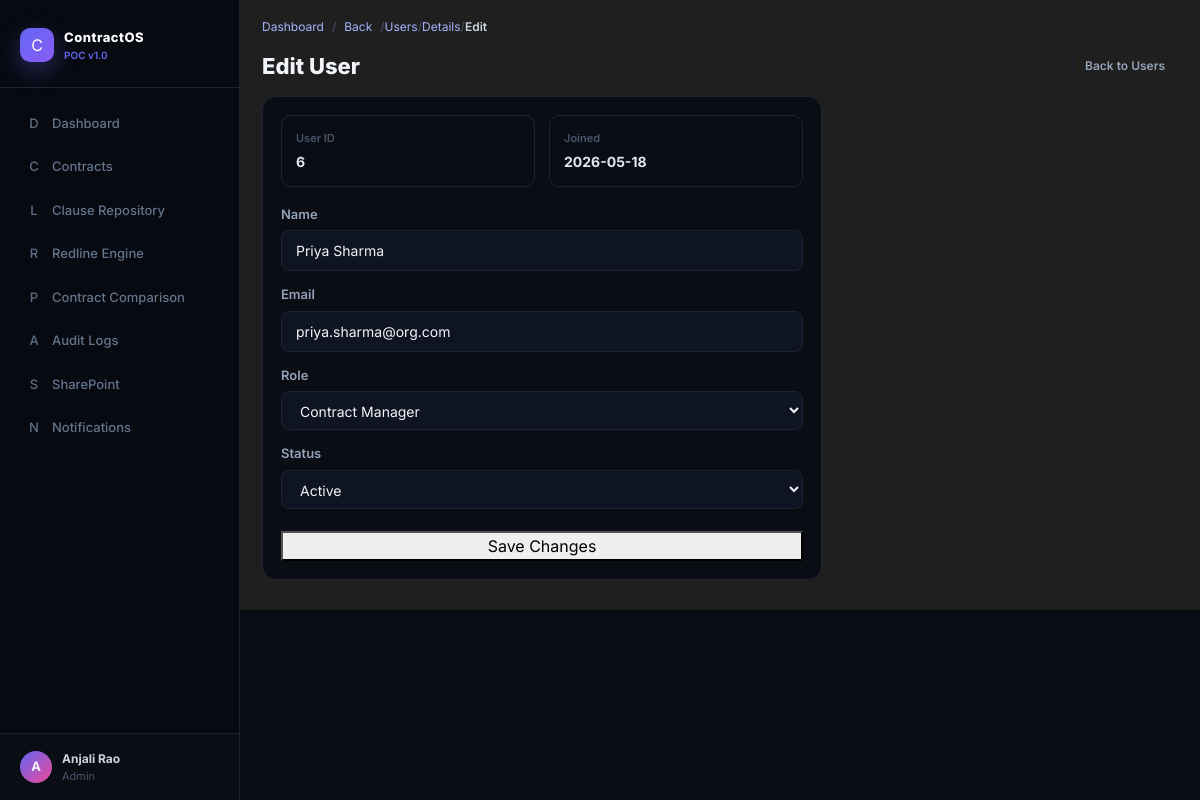
The app's page /users/6/edit/ (signed in) with its own data.
### users/models.py (models this page shows, shortened)
class User(AbstractUser):
    ROLE_CHOICES = [
        ('Admin', 'Admin'),
        ('Contract Manager', 'Contract Manager'),
        ('Legal Reviewer', 'Legal Reviewer'),
        ('Viewer', 'Viewer'),
    ]
    STATUS_CHOICES = [
        ('Active', 'Active'),
        ('Inactive', 'Inactive'),
    ]
    name = models.CharField(max_length=255)
    email = models.EmailField(unique=True)
    role = models.CharField(max_length=32, choices=ROLE_CHOICES, default='Viewer')
    status = models.CharField(max_length=8, choices=STATUS_CHOICES, default='Active')
    USERNAME_FIELD = 'email'
    REQUIRED_FIELDS = ['username', 'name']

### users/views.py (the view)
# urls.py: path('users/<int:pk>/edit/', user_edit, name='user_edit'),
@login_required
def user_edit(request, pk):
    if not _has_user_admin_access(request.user):
        return HttpResponseForbidden('Only Admin users can manage users.')
    user_obj = get_object_or_404(User, pk=pk)
    if request.method == 'POST':
        form = UserEditForm(request.POST, instance=user_obj)
        if form.is_valid():
            form.save()
            AuditLog.objects.create(
                user=request.user,
                action='User Updated',
                target=user_obj.email,
                ip=request.META.get('REMOTE_ADDR', ''),
            )
            messages.success(request, f'User "{user_obj.name}" updated.')
            return redirect('user_list_web')
    else:
        form = UserEditForm(instance=user_obj)
    return render(request, 'users/user_edit.html', {
        'form': form,
        'user_obj': user_obj,
        'active_nav': 'users',
    })

### users/forms.py (shortened to what this page needs)
class UserEditForm(forms.ModelForm):
    class Meta:
        model = User
        fields = ['name', 'email', 'role', 'status']
        widgets = {
            'name': forms.TextInput(attrs={'style': FIELD_STYLE}),
            'email': forms.EmailInput(attrs={'style': FIELD_STYLE}),
            'role': forms.Select(attrs={'style': FIELD_STYLE}),
            'status': forms.Select(attrs={'style': FIELD_STYLE}),
        }

### users/views.py (called while the page is built)
def _has_user_admin_access(user):
    return bool(user.is_superuser or user.role == 'Admin')

### templates/users/user_edit.html (shortened to what this page needs)
{% extends 'base.html' %}
{% block content %}
<div class="toolbar">
    <h1 style="margin:0;font-size:22px;font-weight:800;color:var(--text-main);">Edit User</h1>
    <a class="pill-btn" href="/users/" style="text-decoration:none;">Back to Users</a>
</div>
<div class="card" style="max-width:560px;">
    <div class="kv-grid" style="margin-bottom:18px;">
        <div class="kv-card"><div class="kv-label">User ID</div><div class="kv-value">{{ user_obj.id }}</div></div>
        <div class="kv-card"><div class="kv-label">Joined</div><div class="kv-value">{{ user_obj.date_joined|date:"Y-m-d" }}</div></div>
    </div>
    <form method="post">
        <div style="display:flex;flex-direction:column;gap:14px;">
            {% for field in form %}
            <div>
                <label style="display:block;font-size:13px;font-weight:600;color:#94a3b8;margin-bottom:6px;">{{ field.label }}</label>
                {{ field }}
            </div>
            {% endfor %}
            <button type="submit" class="btn-primary" style="margin-top:8px;">Save Changes</button>
        </div>
    </form>
</div>
{% endblock %}

### templates/base.html (shortened to what this page needs)
{% load static %}
<!DOCTYPE html>
<html lang="en" data-theme="dark">
<head>
    <link href="https://cdn.jsdelivr.net/npm/bootstrap@5.3.3/dist/css/bootstrap.min.css" rel="stylesheet">
    <link rel="stylesheet" href="{% static 'css/theme.css' %}?v=20260520b">
</head>
<body class="app-body">
<div class="app-shell">
    <aside id="appSidebar" class="app-sidebar">
        <div class="brand-wrap">
            <div class="brand-row">
                <div class="brand-mark">C</div>
                <div>
                    <div class="brand-title">ContractOS</div>
                    <div class="brand-sub">POC v1.0</div>
                </div>
            </div>
        </div>
        <nav class="side-nav">
            <a class="nav-link {% if active_nav == 'dashboard' %}active{% endif %}" href="{% url 'dashboard' %}">
                <span class="nav-icon">D</span>Dashboard
            </a>
            <a class="nav-link {% if active_nav == 'contracts' %}active{% endif %}" href="{% url 'contract_list' %}">
                <span class="nav-icon">C</span>Contracts
            </a>
            <a class="nav-link {% if active_nav == 'clauses' %}active{% endif %}" href="{% url 'clause_list_web' %}">
                <span class="nav-icon">L</span>Clause Repository
            </a>
            <a class="nav-link {% if active_nav == 'redline' %}active{% endif %}" href="{% url 'redline_recommendations' %}">
                <span class="nav-icon">R</span>Redline Engine
            </a>
            <a class="nav-link {% if active_nav == 'comparison' %}active{% endif %}" href="{% url 'contract_comparisons' %}">
                <span class="nav-icon">P</span>Contract Comparison
            </a>
            <a class="nav-link {% if active_nav == 'audit' %}active{% endif %}" href="{% url 'audit_log_list_web' %}">
                <span class="nav-icon">A</span>Audit Logs
            </a>
            <a class="nav-link {% if active_nav == 'sharepoint' %}active{% endif %}" href="{% url 'sharepoint_config_web' %}">
                <span class="nav-icon">S</span>SharePoint
            </a>
            <a class="nav-link {% if active_nav == 'notifications' %}active{% endif %}" href="{% url 'notifications' %}">
                <span class="nav-icon">N</span>Notifications
            </a>
        </nav>
        <div class="user-tile">
            <div class="user-avatar">
                {{ request.user.name|default:request.user.username|slice:':1'|upper }}
            </div>
            <div>
                <div class="user-name">
                    {{ request.user.name|default:request.user.username }}
                </div>
                <div class="user-role">
                    {{ request.user.role|default:'User' }}
                </div>
            </div>
        </div>
    </aside>
    <main class="main-wrap">
        <nav class="app-breadcrumbs" aria-label="Breadcrumb">
            <a class="crumb-home" href="{% url 'dashboard' %}">
                Dashboard
            </a>
            <span class="crumb-sep">/</span>
            <button type="button"
                    class="crumb-back"
                    onclick="window.history.back();">
                Back
            </button>
            <span id="dynamicBreadcrumbTrail"></span>
        </nav>
        {% block content %}
        {% endblock %}
    </main>
</div>
</body>
</html>

### static/css/theme.css (style rules this page uses)
:root { --bg-main: #090c14; --bg-sidebar: #070a10; --bg-card: #0a0d14; --bg-card-soft: #0e1420; --border: #1e2333; --text-main: #f1f5f9; --text-soft: #94a3b8; --text-muted: #64748b; --brand-1: #6366f1; --brand-2: #8b5cf6; --good: #22c55e; --warn: #f59e0b; --danger: #ef4444; --info: #06b6d4; --hover-highlight: rgba(99, 102, 241, 0.25); --table-border: var(--border); --table-header-bg: var(--bg-card-soft); --table-row-hover: var(--hover-highlight); }
* { box-sizing: border-box; }
body.app-body { margin: 0; font-family: Inter, "Segoe UI", Arial, sans-serif; background: linear-gradient(180deg, #060912, var(--bg-main)); color: var(--text-main); }
.app-shell { min-height: 100vh; }
.app-sidebar { width: 240px; position: fixed; left: 0; top: 0; bottom: 0; background: var(--bg-sidebar); border-right: 1px solid var(--border); z-index: 70; display: flex; flex-direction: column; }
.brand-wrap { padding: 28px 20px 24px; border-bottom: 1px solid var(--border); }
.brand-row { display: flex; gap: 10px; align-items: center; }
.brand-mark { width: 34px; height: 34px; border-radius: 10px; display: inline-grid; place-items: center; background: linear-gradient(135deg, var(--brand-1), var(--brand-2)); box-shadow: 0 8px 24px rgba(99, 102, 241, 0.35); }
.brand-title { font-size: 13px; font-weight: 800; letter-spacing: 0.5px; }
.brand-sub { font-size: 10px; color: var(--brand-1); font-weight: 600; }
.side-nav { padding: 16px 12px; flex: 1; }
.nav-link { display: flex; align-items: center; gap: 10px; width: 100%; text-decoration: none; padding: 10px 12px; margin-bottom: 4px; border-radius: 10px; border-left: 2px solid transparent; color: var(--text-muted); font-size: 13px; font-weight: 500; transition: all 0.15s ease; }
.nav-icon { width: 16px; text-align: center; opacity: 0.95; }
.user-tile { border-top: 1px solid var(--border); padding: 16px 20px; display: flex; align-items: center; gap: 10px; }
.user-avatar { width: 32px; height: 32px; border-radius: 50%; display: inline-grid; place-items: center; background: linear-gradient(135deg, var(--brand-1), #ec4899); font-size: 13px; font-weight: 700; }
.user-name { font-size: 12px; font-weight: 700; color: #cbd5e1; }
.user-role { font-size: 11px; color: #475569; }
.main-wrap { margin-left: 240px; padding: 18px 22px 30px; }
.app-breadcrumbs { display: flex; align-items: center; flex-wrap: wrap; gap: 8px; margin-bottom: 14px; font-size: 12px; color: var(--text-soft); }
.app-breadcrumbs a, .app-breadcrumbs .crumb-back { color: #a5b4fc; text-decoration: none; background: transparent; border: 0; font: inherit; padding: 0; cursor: pointer; }
.crumb-sep { color: #475569; }
.card { background: var(--bg-card); border: 1px solid var(--border); border-radius: 14px; padding: 18px; }
.pill-btn { border: 1px solid var(--border); color: var(--text-soft); background: transparent; border-radius: 8px; padding: 6px 12px; font-size: 12px; font-weight: 600; text-decoration: none; }
.toolbar { display: flex; justify-content: space-between; align-items: center; gap: 10px; margin-bottom: 14px; flex-wrap: wrap; }
.kv-grid { display: grid; grid-template-columns: 1fr 1fr; gap: 14px; }
.kv-card { background: #070a10; border: 1px solid var(--border); border-radius: 10px; padding: 14px; }
.kv-label { font-size: 11px; color: #475569; margin-bottom: 4px; font-weight: 600; }
.kv-value { font-size: 14px; color: #e2e8f0; font-weight: 700; }
.card, .stat-card, .kv-card, .table-wrap, .topbar, .search-shell { background: var(--bg-card) !important; color: var(--text-main) !important; border-color: var(--border) !important; }

### records on screen
User: user.name "A", user.name "Anjali Rao", user.role "Admin"
User: id "6", date_joined "2026-05-18", form "Priya Sharma" "priya.sharma@org.com" "Contract Manager" "Active"

### other values on screen
{{ field.label }} "Name" "Email" "Role" "Status"
